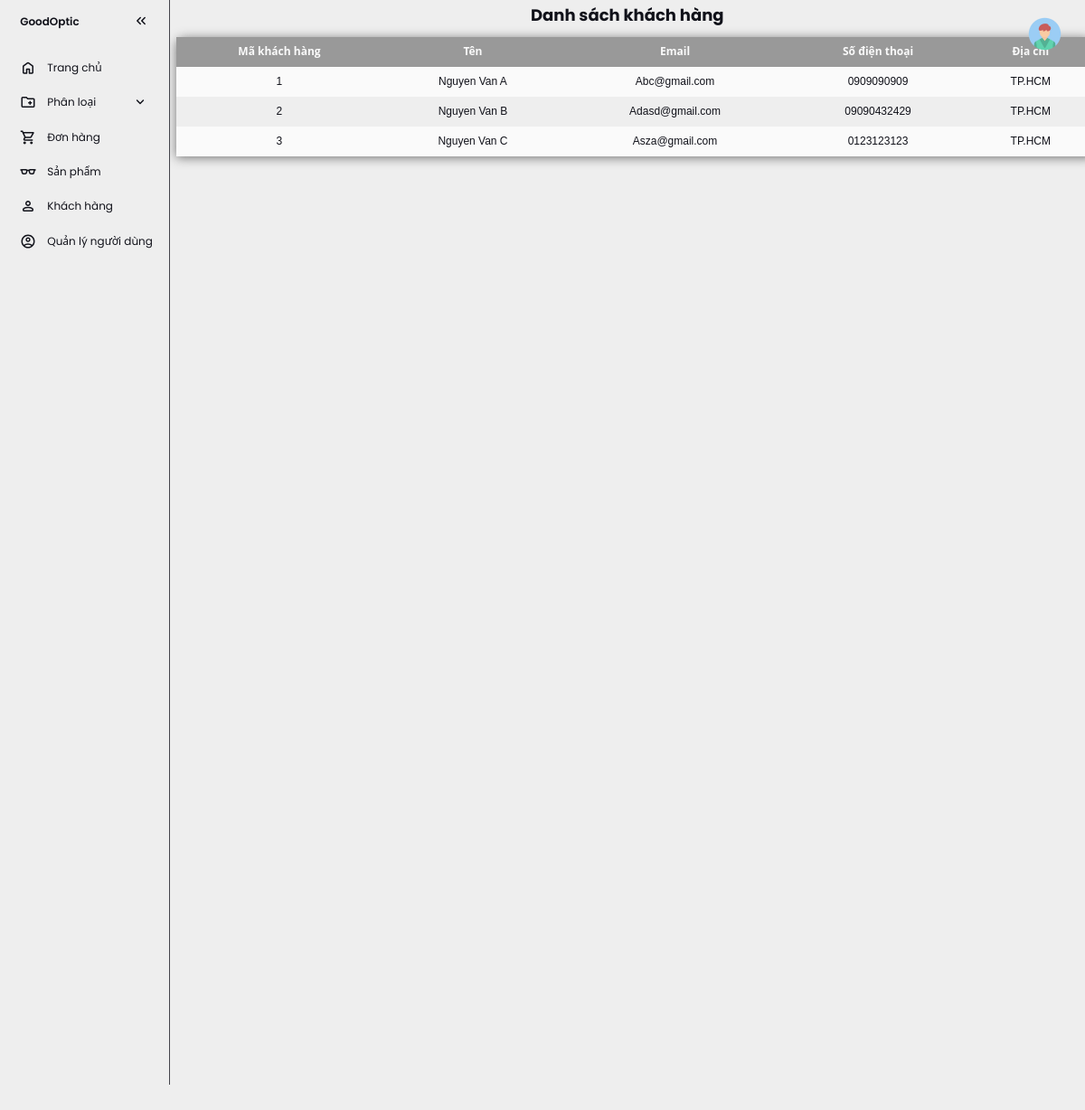
Before: /admin/viewCustomers.php (signed in) with the older database file.
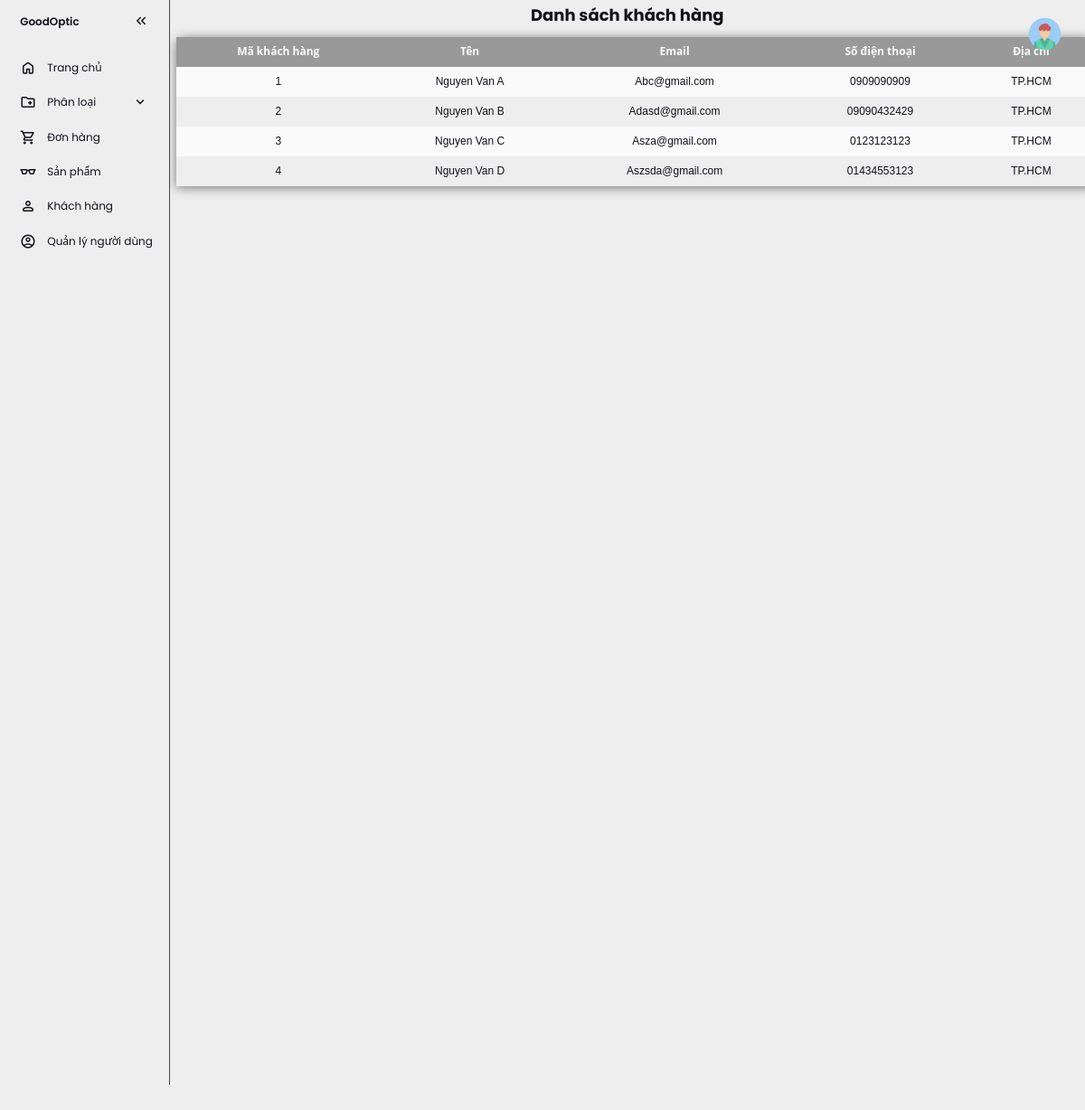
After: the same page with the newer database file.
### tables this page shows
CREATE TABLE `customers` (
  `customer_id` bigint(20) UNSIGNED NOT NULL,
  `customer_name` varchar(255) NOT NULL,
  `email` varchar(255) NOT NULL,
  `phone` varchar(30) NOT NULL,
  `address` text NOT NULL
);

### admin/viewCustomers.php (the view, shortened to what this page needs)
<?php include "./header.php";
include "./sidebar.php";
if ($_SESSION['user']['type'] != 'Admin'){
    echo "<h2>Bạn không có quyền truy cập nội dung này</h2>";
} else {
?>
<div>
  <h2 class="text-center">Danh sách khách hàng</h2>
  <div class="table-responsive">
    <table class="custom-table">
      <thead>
        <tr>
          <th class="text-center">Mã khách hàng</th>
          <th class="text-center">Tên</th>
          <th class="text-center">Email</th>
          <th class="text-center">Số điện thoại</th>
          <th class="text-center">Địa chỉ</th>
        </tr>
      </thead>
      <?php
      include_once "./config/dbconnect.php";
      $sql = "SELECT * from customers";
      $result = $conn->query($sql);
      if ($result->num_rows > 0) {
        while ($row = $result->fetch_assoc()) {
      ?>
          <tr>
            <td><?= $row["customer_id"] ?></td>
            <td><?= $row["customer_name"] ?></td>
            <td><?= $row["email"] ?></td>
            <td><?= $row["phone"] ?></td>
            <td><?= $row["address"] ?></td>
          </tr>
      <?php
        }
      }
      ?>
    </table>
  </div>
</div>
<?php
}
?>
<?php include "./footer.php"; ?>

Changed rows visible on the page:
added customers: customer_id "4", customer_name "Nguyen Van D", email "Aszsda@gmail.com", phone "01434553123", address "TP.HCM"
